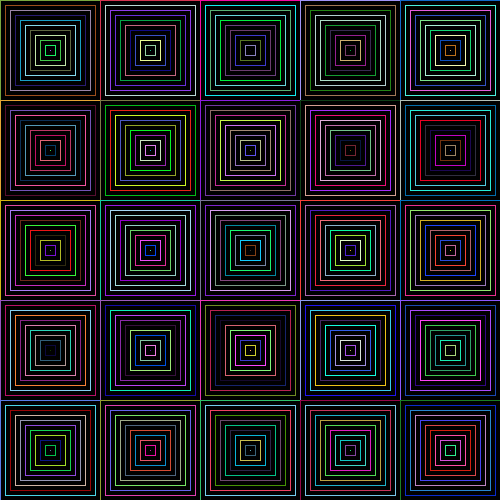
Frame 1 (no input)
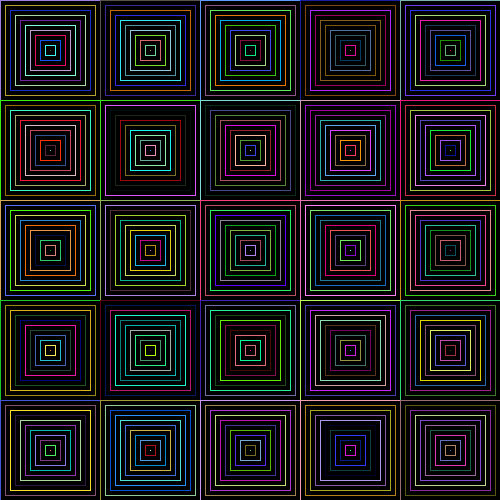
Frame 60 (the mouse pressed at the canvas centre just before this capture)
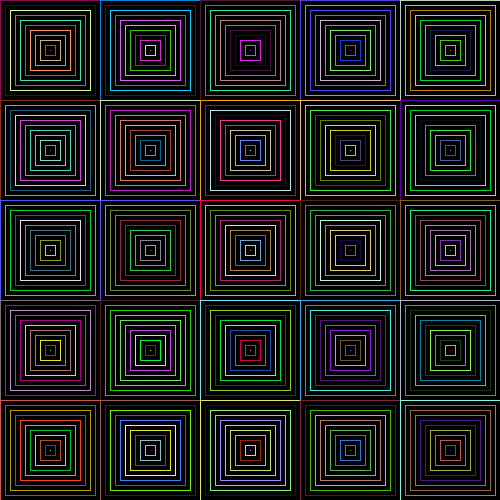
Frame 120 (the mouse held since frame 60 and released just before this capture)

The Processing sketch that drew these frames (run headless with seeded random() and noise(); from frame 60 on, the mouse is pressed at the canvas centre):

// Processing sketch: processing_22352
// ── processing_22352.pde

void setup (){
  size (500,500);
  background (0);
  stroke (0);
  
}


void draw (){

rectMode (CENTER);
noFill();

 for (int a=50; a<=width; a+=100){

 for (int i=0; i<=100; i+=10){

  for (int j=50; j<=height; j+=100){
          stroke (random(255),random(255),random(255));
rect (a,j, i,i);  
  }
 } 
 }




}
